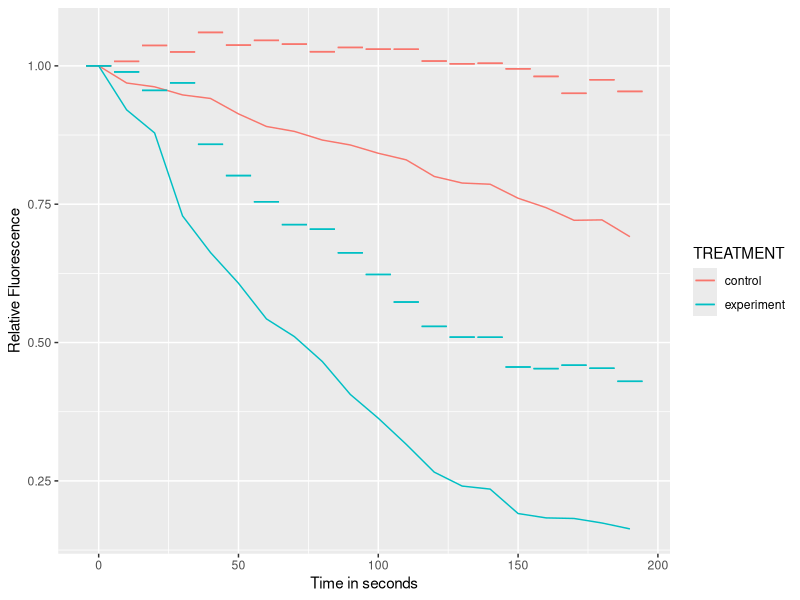
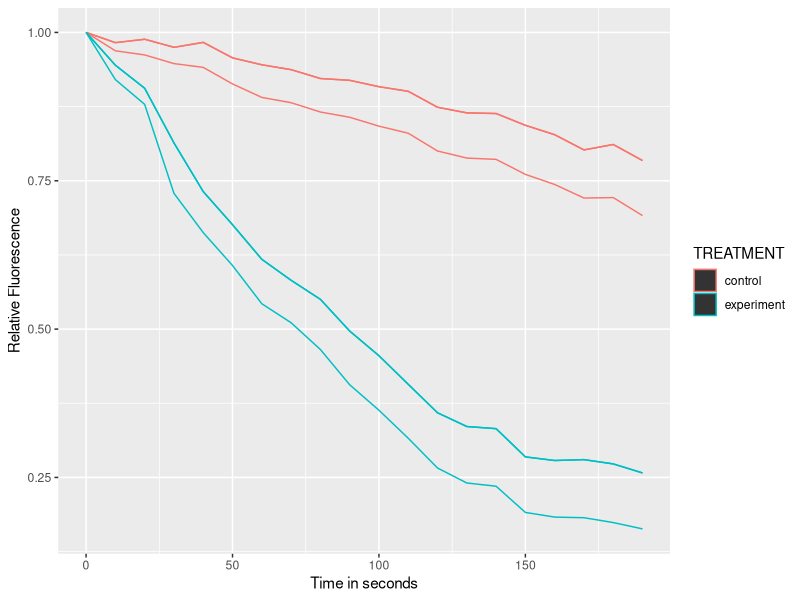

These charts were generated, in order, by the following R code:
## ---- chunk 1
knitr::opts_chunk$set(echo = TRUE)
## ---- chunk 2
## Up-regulated genes ======================================================== #
## 4034 genes up-regulated in either experiment (vs control)

ol.obs =  92    # overlap
A =  2155 + 92  # total size of Cluster 2 (Set A = bigger set)
B =  203 + 92   # total size of Cluster 3 (Set B = smaller set)
N =  4034       # total genes up-regulated in both experiments
# 
# # What is the expected overlap based on the null hypothesis of independence?
ol.exp = (A * B)/N
ol.exp
## ---- chunk 3
?dhyper
?phyper
## ---- chunk 4
## p-value using hypergeometric test ========================================= #

# using CDF function
phyper(ol.obs, B, N - B, A)
# using PDF function
sum(dhyper(1:ol.obs, B, N - B, A))
## ---- chunk 5
## with Fisher's exact test ================================================== #
A.not.B = A-ol.obs
B.not.A = B-ol.obs
N.not.AB = N - B - A + ol.obs  # same as: N - B - A.not.B
contingency.table = rbind(c(ol.obs, A.not.B),
                          c(B.not.A, N.not.AB))
rownames(contingency.table) = c("down.overlap","down.not-overlap")
colnames(contingency.table) = c("up.overlap","up.not-overlap")
contingency.table
fisher.test(contingency.table, alternative="less")
## ---- chunk 6
# The p-value for the Fisher's Exact Test is larger than the p-value calculated for the hypergeometric tests, but as the Fisher's Exact Test is a bit more accurate when deducing all the different contingencies that are greater or lesser than the ones observed, the difference in p-values is to be expected. 
## ---- chunk 7
library(dplyr)
c.elegans = read.csv(file = "HW7_data.csv", header = TRUE)
c.elegans

c.elegans_dplyr = c.elegans %>%
  group_by(TREATMENT, time) %>%
  summarize(group_mean = mean(Values),
            group_SEM  = sd(Values, na.rm = TRUE)/sqrt(length(time)),
            group_sd   = sd(Values,na.rm = TRUE),
            SEM_upper = max(group_SEM)+group_mean,
            SEM_lower = min(group_SEM)+group_mean,
            sd_upper = max(group_sd)+group_mean,
            sd_lower = min(group_sd)+group_mean)
## ---- chunk 8
library(ggplot2)
ggplot(data = c.elegans_dplyr, aes(x = time, y = group_mean, col = TREATMENT)) +
  geom_line() +
  geom_errorbar(aes(x = time, ymin = sd_lower, ymax = sd_upper)) + 
  labs(x = "Time in seconds", y = "Relative Fluorescence")
## ---- chunk 9
library(ggplot2)
ggplot(data = c.elegans_dplyr, aes(x = time, y = group_mean, col = TREATMENT)) +
  geom_line() +
  geom_ribbon(aes(x = time, ymin = SEM_lower, ymax = SEM_upper)) + 
  labs(x = "Time in seconds", y = "Relative Fluorescence")
## ---- chunk 10
# I prefer the second representation as it more continuously represents the range that the mean frequency distribution and the mean error distribution covers, so I can draw a more concrete conclusion as to which time interval yields a significant difference in relative fluorescence.
